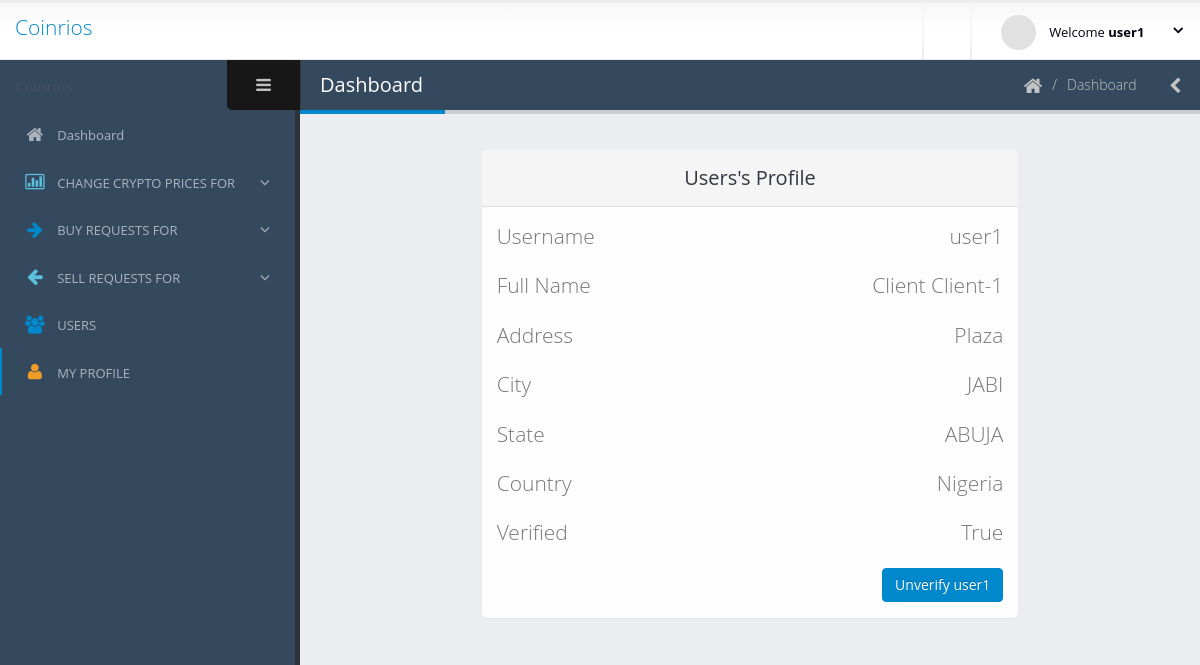
The page /administrator/user-profile/4/ (signed in) on the database as committed earlier.
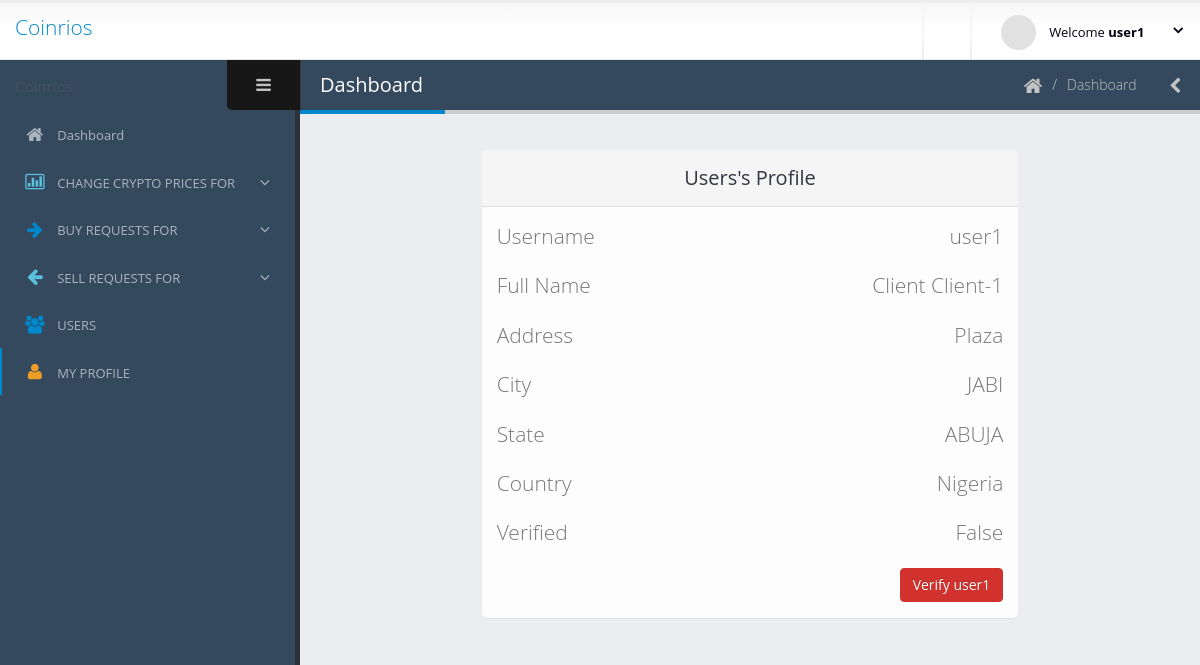
The same page on the database as committed later.
### login/models.py (models this page shows)
class User(AbstractUser):
    is_administrator = models.BooleanField(default=False)
    is_registered_user = models.BooleanField(default=False)
    address = models.CharField(max_length=200)
    city = models.CharField(max_length=200)
    state = models.CharField(max_length=200)
    country = models.CharField(max_length=200)
    is_verified = models.BooleanField(default=False)
    confirmed_email = models.BooleanField(default=False)
    drivers_license_or_international_passport_or_national_id_card = models.FileField(validators=[validate_file_size])
    utility_bill = models.FileField(validators=[validate_file_size])

### administrator/views.py (the view)
# urls.py: path('user-profile/<pk>/', views.RegisteredUserProfile.as_view(), name='registered_user_profile'),
@method_decorator([login_required(), administrator_required()], name='dispatch')
class RegisteredUserProfile(DetailView):
    model = User
    template_name = 'administrator/profileOfUser.html'

### administrator/templates/administrator/profileOfUser.html (shortened to what this page needs)
{% extends 'administrator/base.html' %}
{% load static %}
{% block navLinks %}
<li>
    <a href="{% url 'administrator:adminDashboard' %}">
        <i class="fa fa-home" aria-hidden="true"></i>
        <span>Dashboard</span>
    </a>
</li>
<li class="nav-parent">
    <a>
        <i class="text-info fa fa-bar-chart-o" aria-hidden="true"></i>
        <span>CHANGE CRYPTO PRICES FOR</span>
    </a>
</li>
<li class="nav-parent">
    <a>
        <i class="text-primary fa fa-arrow-right" aria-hidden="true"></i>
        <span>BUY REQUESTS FOR</span>
    </a>
</li>
<li class="nav-parent">
    <a>
        <i class="text-info fa fa-arrow-left" aria-hidden="true"></i>
        <span>SELL REQUESTS FOR</span>
    </a>
</li>
<li>
    <a href="{% url 'administrator:registered_users' %}">
        <i class="text-primary fa fa-users" aria-hidden="true"></i>
        <span>USERS</span>
    </a>
</li>
<li class="nav-active">
    <a href="{% url 'administrator:registered_user_profile' user.pk %}">
        <i class="text-warning fa fa-user" aria-hidden="true"></i>
        <span>MY PROFILE</span>
    </a>
</li>
{% endblock %} {% block body %}
<div class="row">
    <div class="col-md-2"></div>
    <div class="col-md-8">
        <div class="panel panel-default">
            <div class="panel-heading">
                <div class="panel-title text-center">Users's Profile</div>
            </div>
            <div class="panel-body">
                <p class="lead">Username <span class="pull-right">{{ user.username }}</span></p>
                <p class="lead">Full Name <span class="pull-right">{{ user.first_name }} {{ user.last_name }}</span></p>
                <p class="lead">Address <span class="pull-right">{{ user.address }}</span></p>
                <p class="lead">City <span class="pull-right">{{ user.city }}</span></p>
                <p class="lead">State <span class="pull-right">{{ user.state }}</span></p>
                <p class="lead">Country <span class="pull-right">{{ user.country }}</span></p>
                <p class="lead">Verified <span class="pull-right">{{ user.is_verified }}</span></p>
                {% if user.is_verified %}
                <a href="{% url 'administrator:verify_registered_user' user.pk %}" class="hugoBtn btn-primary pull-right">Unverify {{ user }}</a>
                {% else %}
                <a href="{% url 'administrator:verify_registered_user' user.pk %}" class="hugoBtn btn-danger pull-right">Verify {{ user }}</a>
                {% endif %}
            </div>
        </div>
    </div>
    <div class="col-md-2"></div>
</div>
{% endblock %}

### administrator/templates/administrator/base.html (shortened to what this page needs)
<!doctype html>
<html class="fixed">
	<head>
        {% load static %}
		<link rel="stylesheet" href="{% static 'administrator/css/bootstrap-1.css' %}" />
		<link rel="stylesheet" href="{% static 'administrator/css/font-awesome/css/font-awesome.css' %}" />
		<link rel="stylesheet" href="{% static 'administrator/css/magnific-popup/magnific-popup.css' %}" />
		<link rel="stylesheet" href="{% static 'administrator/css/theme.css' %}" />
		<link rel="stylesheet" href="{% static 'administrator/css/skins/default.css' %}" />
		<link rel="stylesheet" href="{% static 'administrator/css/hugoFramework.css' %}" />
	</head>
	<body>
    {% if user.is_authenticated %}
        <section class="body">
			<header class="header">
				<div class="logo-container">
					<a href="#" class="logo">
						<p class="lead">Coinrios</p>
					</a>
				</div>
				<div class="header-right">
					<span class="separator"></span>
					<span class="separator"></span>
					<div id="userbox" class="userbox">
						<a href="#" data-toggle="dropdown">
							<figure class="profile-picture">
								<img src="{% static 'administrator/img/!logged-user.jpg' %}" alt="Logged User" class="img-circle" data-lock-picture="{% static 'administrator/img/!logged-user.jpg' %}"/>
							</figure>
							<div class="profile-info" data-lock-name="{{ user }}" data-lock-email="{{ user.email }}">
                                <span class="name">Welcome <strong>{{ user }}</strong></span>
							</div>
							<i class="fa custom-caret"></i>
						</a>
					</div>
				</div>
			</header>
			<div class="inner-wrapper">
				<aside id="sidebar-left" class="sidebar-left">
					<div class="sidebar-header">
						<div class="sidebar-title">
						</div>
						<div class="sidebar-toggle hidden-xs" data-toggle-class="sidebar-left-collapsed" data-target="html" data-fire-event="sidebar-left-toggle">
							<i class="fa fa-bars" aria-label="Toggle sidebar"></i>
						</div>
					</div>
					<div class="nano">
						<div class="nano-content">
							<nav id="menu" class="nav-main" role="navigation">
								<ul class="nav nav-main">
                                    {% block navLinks %}{% endblock %}
								</ul>
							</nav>
						</div>
					</div>
				</aside>
				<section role="main" class="content-body">
					<header class="page-header">
						<h2>Dashboard</h2>
						<div class="right-wrapper pull-right">
							<ol class="breadcrumbs">
								<li>
									<a>
										<i class="fa fa-home"></i>
									</a>
								</li>
								<li><span>Dashboard</span></li>
							</ol>
							<a class="sidebar-right-toggle" data-open="sidebar-right"><i class="fa fa-chevron-left"></i></a>
						</div>
					</header>
                    {% block body %}{% endblock %}
		</section>
    {% else %}
        <h1>Sorry Please <a href="{% url 'login' %}">Login</a></h1>
    {% endif %}
	</body>
</html>

Rows that differ between the two databases and show on the page:
changed User "user1": is_verified "True" → "False"
Other text that changed with them:
text no longer shown: "Unverify"
text now shown: "Verify"
